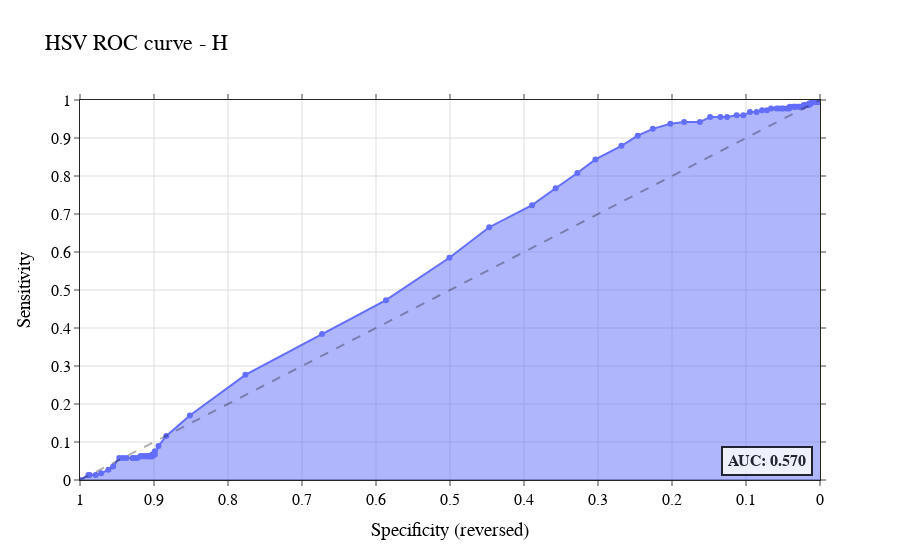
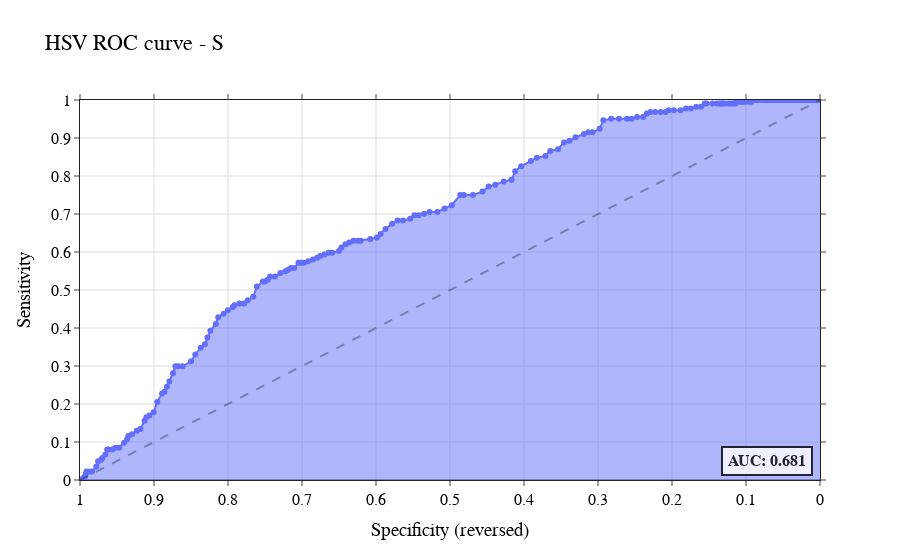
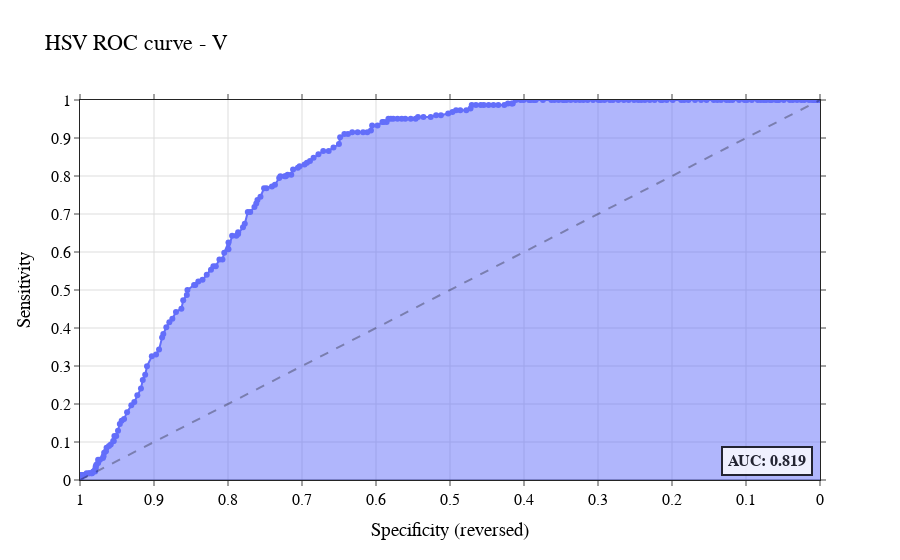

Notebook cell for these charts, in order:
### Code cell
for title, predictor_name in zip(
        ["HSV ROC curve - H", "HSV ROC curve - S", "HSV ROC curve - V"],
        ["Values-Color-Center-H", "Values-Color-Center-S", "Values-Color-Center-V"]):
    roc_df, auc, _ = calculate_roc(all_metrics_flat["Labels-Value"],
                                   all_metrics_flat[predictor_name], true_value="True")
    fig = px.area(roc_df,
                  x="specificity", y="sensitivity",
                  hover_data=roc_hover_data, markers=True,
                  range_y=[0, 1], range_x=[0, 1], title=f"{var_labels[predictor_name]}, AUC: {auc:0.3f}",
                  category_orders=category_orders, labels=var_labels, template=plotly_template,
                  )
    customize_roc_curve(fig)
    add_auc_annotation(fig, auc)
    fig.show()
    save_plotly_figure(fig, title)

### Figure 1 — Plotly figure (JSON) as saved in the notebook; plotly's stock layout.template omitted (floating-point values rounded to 4 significant figures)
{"data": [{"customdata": [[-0.01], [0.5], [1.5], [2.5], [3.5], [4.5], [5.5], [6.5], [7.5], [8.5], [9.5], [10.5], [11.5], [13.0], [14.5], [15.5], [16.5], [17.5], [18.5], [19.5], [20.5], [21.5], [23.0], [25.0], [26.5], [28.0], [29.5], [41.5], [62.0], [77.5], [93.0], [103.0], [104.5], [105.5], [106.5], [107.5], [108.5], [109.5], [110.5], [111.5], [112.5], [113.5], [114.5], [115.5], [116.5], [117.5], [118.5], [119.5], [120.5], [121.5], [122.5], [123.5], [124.5], [125.5], [126.5], [127.5], [128.5], [129.5], [130.5], [131.5], [132.5], [133.5], [134.5], [135.5], [136.5], [137.5], [138.5], [139.5], [140.5], [141.5], [142.5], [143.5], [144.5], [145.5], [146.5], [147.5], [148.5], [149.5], [150.5], [151.5], [153.0], [154.5], [156.0], [157.5], [158.5], [160.5], [162.5], [164.0], [165.5], [167.0], [168.5], [169.5], [170.5], [172.0], [173.0]], "fillpattern": {"shape": ""}, "hovertemplate": "specificity=%{x:0.2%}<br>sensitivity=%{y:0.2%}<br>threshold=%{customdata[0]}<extra></extra>", "legendgroup": "", "line": {"color": "#636efa"}, "marker": {"symbol": "circle"}, "mode": "markers+lines", "name": "", "orientation": "v", "showlegend": false, "stackgroup": "1", "x": [1.0, 0.9886, 0.9869, 0.9788, 0.9715, 0.9617, 0.9551, 0.947, 0.9421, 0.9372, 0.929, 0.9266, 0.9225, 0.9184, 0.9176, 0.9168, 0.9152, 0.9127, 0.9111, 0.9095, 0.9086, 0.907, 0.9062, 0.9054, 0.9046, 0.9038, 0.9029, 0.9021, 0.9021, 0.9013, 0.9005, 0.8989, 0.8989, 0.894, 0.8834, 0.8515, 0.7765, 0.6729, 0.5865, 0.5008, 0.447, 0.3891, 0.3573, 0.3279, 0.3034, 0.2684, 0.2463, 0.2259, 0.2023, 0.1835, 0.1623, 0.1485, 0.1346, 0.1256, 0.1126, 0.1036, 0.09462, 0.08564, 0.0783, 0.07178, 0.06607, 0.05873, 0.05546, 0.05139, 0.04976, 0.04486, 0.0416, 0.04078, 0.03589, 0.03426, 0.03344, 0.02936, 0.02773, 0.02284, 0.02202, 0.02039, 0.01958, 0.01794, 0.01631, 0.01468, 0.01468, 0.01305, 0.01223, 0.0106, 0.008972, 0.008157, 0.006525, 0.00571, 0.004894, 0.004078, 0.003263, 0.001631, 0.0008157, 0.0, 0.0], "xaxis": "x", "y": [0.0, 0.01339, 0.01339, 0.01339, 0.01786, 0.02679, 0.03571, 0.05804, 0.05804, 0.05804, 0.05804, 0.05804, 0.05804, 0.0625, 0.0625, 0.0625, 0.0625, 0.0625, 0.0625, 0.0625, 0.0625, 0.0625, 0.0625, 0.0625, 0.0625, 0.0625, 0.0625, 0.0625, 0.06696, 0.06696, 0.06696, 0.06696, 0.07589, 0.08929, 0.1161, 0.1696, 0.2768, 0.3839, 0.4732, 0.5848, 0.6652, 0.7232, 0.7679, 0.808, 0.8438, 0.8795, 0.9062, 0.9241, 0.9375, 0.942, 0.942, 0.9554, 0.9554, 0.9554, 0.9598, 0.9598, 0.9688, 0.9688, 0.9732, 0.9732, 0.9777, 0.9777, 0.9777, 0.9777, 0.9777, 0.9777, 0.9777, 0.9821, 0.9821, 0.9821, 0.9821, 0.9821, 0.9821, 0.9821, 0.9866, 0.9866, 0.9866, 0.9866, 0.9866, 0.9866, 0.9911, 0.9911, 0.9911, 0.9955, 0.9955, 0.9955, 0.9955, 0.9955, 0.9955, 0.9955, 0.9955, 0.9955, 0.9955, 0.9955, 1.0], "yaxis": "y", "type": "scatter"}], "layout": {"xaxis": {"anchor": "y", "domain": [0.0, 1.0], "title": {"text": "Specificity (reversed)"}, "range": [1, 0], "zeroline": true, "showgrid": true, "nticks": 20, "mirror": "ticks", "gridcolor": "#DDD", "showspikes": true, "spikemode": "across", "spikethickness": 2, "spikedash": "solid"}, "yaxis": {"anchor": "x", "domain": [0.0, 1.0], "title": {"text": "Sensitivity"}, "range": [0, 1], "zeroline": true, "showgrid": true, "nticks": 20, "mirror": "ticks", "gridcolor": "#DDD", "showspikes": true, "spikemode": "across", "spikethickness": 2, "spikedash": "solid"}, "legend": {"tracegroupgap": 0, "yanchor": "bottom", "y": 0.01, "xanchor": "right", "x": 0.99, "bordercolor": "Black", "borderwidth": 2}, "title": {"text": "HSV ROC curve - H"}, "shapes": [{"line": {"dash": "dash", "width": 2}, "type": "line", "x0": 1, "x1": 0, "y0": 0, "y1": 1}], "font": {"family": "Arial", "size": 16, "color": "black"}, "autosize": false, "annotations": [{"bgcolor": "#FFF", "bordercolor": "#000", "borderpad": 5, "borderwidth": 2, "font": {"size": 16}, "opacity": 0.8, "showarrow": false, "text": "<b>AUC: 0.570</b>", "x": 0.01, "xanchor": "right", "y": 0.01, "yanchor": "bottom"}]}}

### Figure 2 — Plotly figure (JSON) as saved in the notebook; plotly's stock layout.template omitted (floating-point values rounded to 4 significant figures; data arrays with more than 128 entries replaced by an {"elided": "..."} marker saying what was removed)
{"data": [{"customdata": {"elided": "217x1 float values"}, "fillpattern": {"shape": ""}, "hovertemplate": "specificity=%{x:0.2%}<br>sensitivity=%{y:0.2%}<br>threshold=%{customdata[0]}<extra></extra>", "legendgroup": "", "line": {"color": "#636efa"}, "marker": {"symbol": "circle"}, "mode": "markers+lines", "name": "", "orientation": "v", "showlegend": false, "stackgroup": "1", "x": {"elided": "217 float values"}, "xaxis": "x", "y": {"elided": "217 float values"}, "yaxis": "y", "type": "scatter"}], "layout": {"xaxis": {"anchor": "y", "domain": [0.0, 1.0], "title": {"text": "Specificity (reversed)"}, "range": [1, 0], "zeroline": true, "showgrid": true, "nticks": 20, "mirror": "ticks", "gridcolor": "#DDD", "showspikes": true, "spikemode": "across", "spikethickness": 2, "spikedash": "solid"}, "yaxis": {"anchor": "x", "domain": [0.0, 1.0], "title": {"text": "Sensitivity"}, "range": [0, 1], "zeroline": true, "showgrid": true, "nticks": 20, "mirror": "ticks", "gridcolor": "#DDD", "showspikes": true, "spikemode": "across", "spikethickness": 2, "spikedash": "solid"}, "legend": {"tracegroupgap": 0, "yanchor": "bottom", "y": 0.01, "xanchor": "right", "x": 0.99, "bordercolor": "Black", "borderwidth": 2}, "title": {"text": "HSV ROC curve - S"}, "shapes": [{"line": {"dash": "dash", "width": 2}, "type": "line", "x0": 1, "x1": 0, "y0": 0, "y1": 1}], "font": {"family": "Arial", "size": 16, "color": "black"}, "autosize": false, "annotations": [{"bgcolor": "#FFF", "bordercolor": "#000", "borderpad": 5, "borderwidth": 2, "font": {"size": 16}, "opacity": 0.8, "showarrow": false, "text": "<b>AUC: 0.681</b>", "x": 0.01, "xanchor": "right", "y": 0.01, "yanchor": "bottom"}]}}

### Figure 3 — Plotly figure (JSON) as saved in the notebook; plotly's stock layout.template omitted (floating-point values rounded to 4 significant figures; data arrays with more than 128 entries replaced by an {"elided": "..."} marker saying what was removed)
{"data": [{"customdata": {"elided": "230x1 float values"}, "fillpattern": {"shape": ""}, "hovertemplate": "specificity=%{x:0.2%}<br>sensitivity=%{y:0.2%}<br>threshold=%{customdata[0]}<extra></extra>", "legendgroup": "", "line": {"color": "#636efa"}, "marker": {"symbol": "circle"}, "mode": "markers+lines", "name": "", "orientation": "v", "showlegend": false, "stackgroup": "1", "x": {"elided": "230 float values"}, "xaxis": "x", "y": {"elided": "230 float values"}, "yaxis": "y", "type": "scatter"}], "layout": {"xaxis": {"anchor": "y", "domain": [0.0, 1.0], "title": {"text": "Specificity (reversed)"}, "range": [1, 0], "zeroline": true, "showgrid": true, "nticks": 20, "mirror": "ticks", "gridcolor": "#DDD", "showspikes": true, "spikemode": "across", "spikethickness": 2, "spikedash": "solid"}, "yaxis": {"anchor": "x", "domain": [0.0, 1.0], "title": {"text": "Sensitivity"}, "range": [0, 1], "zeroline": true, "showgrid": true, "nticks": 20, "mirror": "ticks", "gridcolor": "#DDD", "showspikes": true, "spikemode": "across", "spikethickness": 2, "spikedash": "solid"}, "legend": {"tracegroupgap": 0, "yanchor": "bottom", "y": 0.01, "xanchor": "right", "x": 0.99, "bordercolor": "Black", "borderwidth": 2}, "title": {"text": "HSV ROC curve - V"}, "shapes": [{"line": {"dash": "dash", "width": 2}, "type": "line", "x0": 1, "x1": 0, "y0": 0, "y1": 1}], "font": {"family": "Arial", "size": 16, "color": "black"}, "autosize": false, "annotations": [{"bgcolor": "#FFF", "bordercolor": "#000", "borderpad": 5, "borderwidth": 2, "font": {"size": 16}, "opacity": 0.8, "showarrow": false, "text": "<b>AUC: 0.819</b>", "x": 0.01, "xanchor": "right", "y": 0.01, "yanchor": "bottom"}]}}
